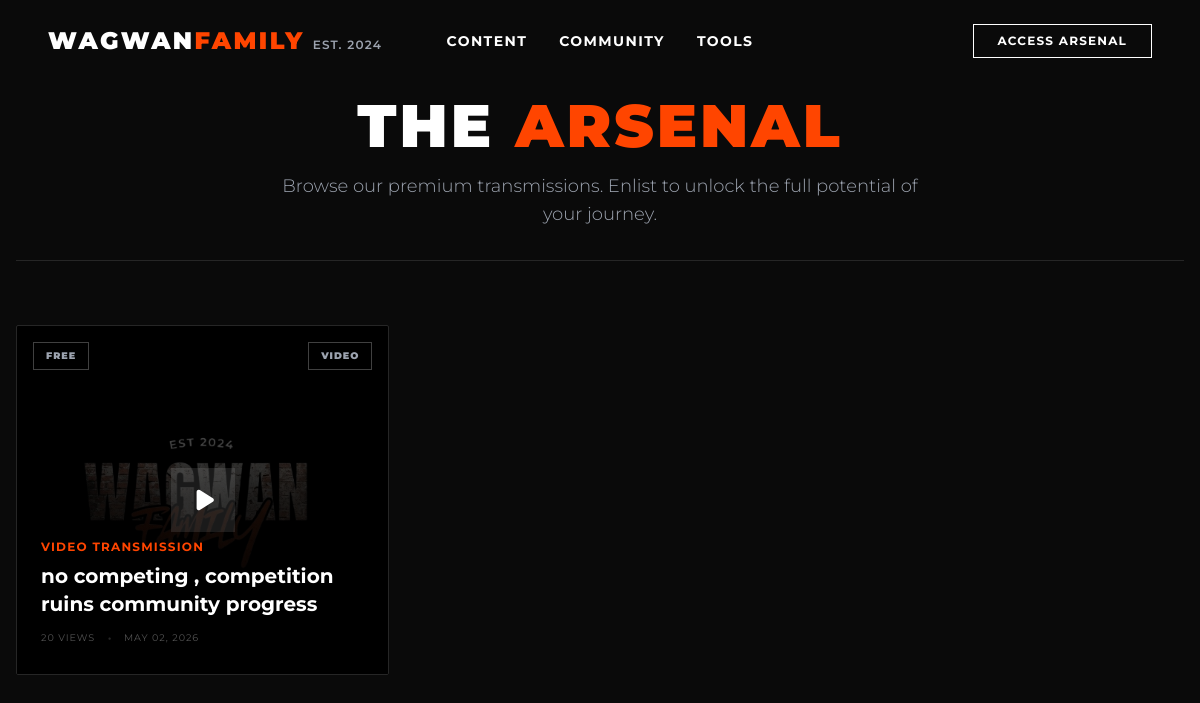
The app's page /content/ with its own data.
### core/models.py (models this page shows, shortened)
class Article(models.Model):
    CONTENT_TYPES = (('article', 'Article'), ('video', 'Video Transmission'))
    STATUS_CHOICES = (('draft', 'Draft'), ('published', 'Published'))
    title = models.CharField(max_length=255)
    slug = models.SlugField(max_length=255, unique=True, blank=True)
    category = models.ForeignKey(Category, on_delete=models.SET_NULL, null=True, blank=True, related_name='articles')
    author = models.ForeignKey(User, on_delete=models.CASCADE, related_name='articles')
    content_type = models.CharField(max_length=255, choices=CONTENT_TYPES, default='article')
    status = models.CharField(max_length=255, choices=STATUS_CHOICES, default='draft')
    cover_image = models.ImageField(upload_to='covers/', blank=True, null=True)
    video_file = models.FileField(upload_to='videos/', blank=True, null=True)
    video_url = models.URLField(blank=True, null=True, help_text="YouTube/Vimeo embed link")
    content = models.TextField(blank=True, null=True)
    is_premium = models.BooleanField(default=False)
    views_count = models.PositiveIntegerField(default=0)
    created_at = models.DateTimeField(auto_now_add=True)
    updated_at = models.DateTimeField(auto_now=True)

### core/views.py (the view)
# urls.py: path('content/', views.content_catalog, name='content_catalog'),
def content_catalog(request):
    contents = Article.objects.filter(status='published').order_by('-created_at')
    return render(request, 'content_catalog.html', {'contents': contents})

### templates/content_catalog.html (shortened to what this page needs)
{% extends 'base.html' %}
{% load static %}
{% block content %}
<section class="py-24 bg-neutral-950 px-4 min-h-screen">
    <div class="max-w-7xl mx-auto">
        <div class="text-center mb-16 border-b border-neutral-800 pb-8">
            <h1 class="text-4xl md:text-6xl font-black uppercase tracking-wider mb-4 text-white">
                The <span class="text-[#FF4500]">Arsenal</span>
            </h1>
            <p class="text-gray-400 md:text-lg max-w-2xl mx-auto font-light">
                Browse our premium transmissions. Enlist to unlock the full potential of your journey.
            </p>
        </div>
        <div class="grid grid-cols-1 md:grid-cols-3 gap-6">
            {% for item in contents %}
            <a href="{% url 'article_detail' item.id %}" class="group relative h-[350px] overflow-hidden rounded-sm block bg-black border {% if item.is_premium %}border-[#FF4500]/30 hover:border-[#FF4500]{% else %}border-neutral-800 hover:border-[#FF4500]{% endif %} transition-colors duration-500">
                {% if item.cover_image %}
                <div class="absolute inset-0 bg-cover bg-center group-hover:scale-110 transition-transform duration-1000 {% if item.is_premium %}opacity-40{% else %}opacity-60{% endif %}" style="background-image: url('{{ item.cover_image.url }}');"></div>
                {% else %}
                <div class="absolute inset-0 bg-gradient-to-br from-neutral-800 to-black group-hover:scale-110 transition-transform duration-1000 opacity-60"></div>
                {% endif %}
                <div class="absolute inset-0 bg-gradient-to-t from-black via-black/80 to-transparent"></div>
                <div class="absolute top-4 left-4 right-4 flex items-center justify-between z-20">
                    {% if item.is_premium %}
                    <span class="inline-flex items-center gap-1.5 bg-black/80 border border-[#FF4500]/60 text-[#FF4500] text-[0.6rem] font-black uppercase tracking-widest px-3 py-1.5">
                        <svg class="w-3 h-3" fill="none" stroke="currentColor" viewBox="0 0 24 24"><path stroke-linecap="round" stroke-linejoin="round" stroke-width="2" d="M12 15v2m-6 4h12a2 2 0 002-2v-6a2 2 0 00-2-2H6a2 2 0 00-2 2v6a2 2 0 002 2zm10-10V7a4 4 0 00-8 0v4h8z"></path></svg>
                        Premium
                    </span>
                    {% else %}
                    <span class="inline-flex items-center gap-1.5 bg-black/60 border border-neutral-700 text-gray-400 text-[0.6rem] font-black uppercase tracking-widest px-3 py-1.5">
                        Free
                    </span>
                    {% endif %}
                    {% if item.content_type == 'video' %}
                    <span class="bg-black/70 border border-neutral-700 text-gray-400 text-[0.6rem] font-black uppercase tracking-widest px-3 py-1.5">
                        Video
                    </span>
                    {% endif %}
                </div>
                {% if item.content_type == 'video' %}
                <div class="absolute top-1/2 left-1/2 transform -translate-x-1/2 -translate-y-1/2 z-20">
                    {% if item.is_premium %}
                    <div class="w-16 h-16 bg-[#FF4500]/20 border border-[#FF4500]/40 flex items-center justify-center group-hover:bg-[#FF4500]/30 transition-colors">
                        <svg class="w-7 h-7 text-[#FF4500]" fill="none" stroke="currentColor" viewBox="0 0 24 24"><path stroke-linecap="round" stroke-linejoin="round" stroke-width="1.5" d="M12 15v2m-6 4h12a2 2 0 002-2v-6a2 2 0 00-2-2H6a2 2 0 00-2 2v6a2 2 0 002 2zm10-10V7a4 4 0 00-8 0v4h8z"></path></svg>
                    </div>
                    {% else %}
                    <div class="w-16 h-16 bg-white/10 flex items-center justify-center group-hover:bg-[#FF4500] transition-colors duration-300">
                        <svg class="w-7 h-7 text-white ml-1" fill="currentColor" viewBox="0 0 20 20"><path d="M6.3 2.841A1.5 1.5 0 004 4.11v11.78a1.5 1.5 0 002.3 1.269l9.344-5.89a1.5 1.5 0 000-2.538L6.3 2.84z"/></svg>
                    </div>
                    {% endif %}
                </div>
                {% endif %}
                <div class="absolute bottom-0 left-0 p-6 w-full z-10">
                    <span class="text-[#FF4500] text-xs font-bold uppercase tracking-widest mb-2 block">
                        {% if item.category %}{{ item.category.name }}{% else %}{{ item.get_content_type_display }}{% endif %}
                    </span>
                    <h3 class="text-xl font-bold text-white mb-1 leading-snug group-hover:text-[#FF4500] transition-colors">
                        {{ item.title }}
                    </h3>
                    <div class="flex items-center gap-3 mt-2">
                        <span class="text-neutral-600 text-[0.6rem] uppercase tracking-widest">{{ item.views_count }} views</span>
                        <span class="text-neutral-800">•</span>
                        <span class="text-neutral-600 text-[0.6rem] uppercase tracking-widest">{{ item.created_at|date:"M d, Y" }}</span>
                    </div>
                </div>
            </a>
            {% empty %}
            <div class="col-span-3 text-center py-12">
                <p class="text-gray-500 font-light tracking-wider uppercase">The arsenal is currently empty.</p>
            </div>
            {% endfor %}
        </div>
    </div>
</section>
{% endblock content %}

### templates/base.html (style rules this page uses)
body { font-family: 'Montserrat', sans-serif; }

### records on screen
Article: cover_image (picture), is_premium "FREE", shows "VIDEO", content_type "VIDEO TRANSMISSION", title "no competing , competition ruins community progress", views_count "20", created_at "MAY 02, 2026"
